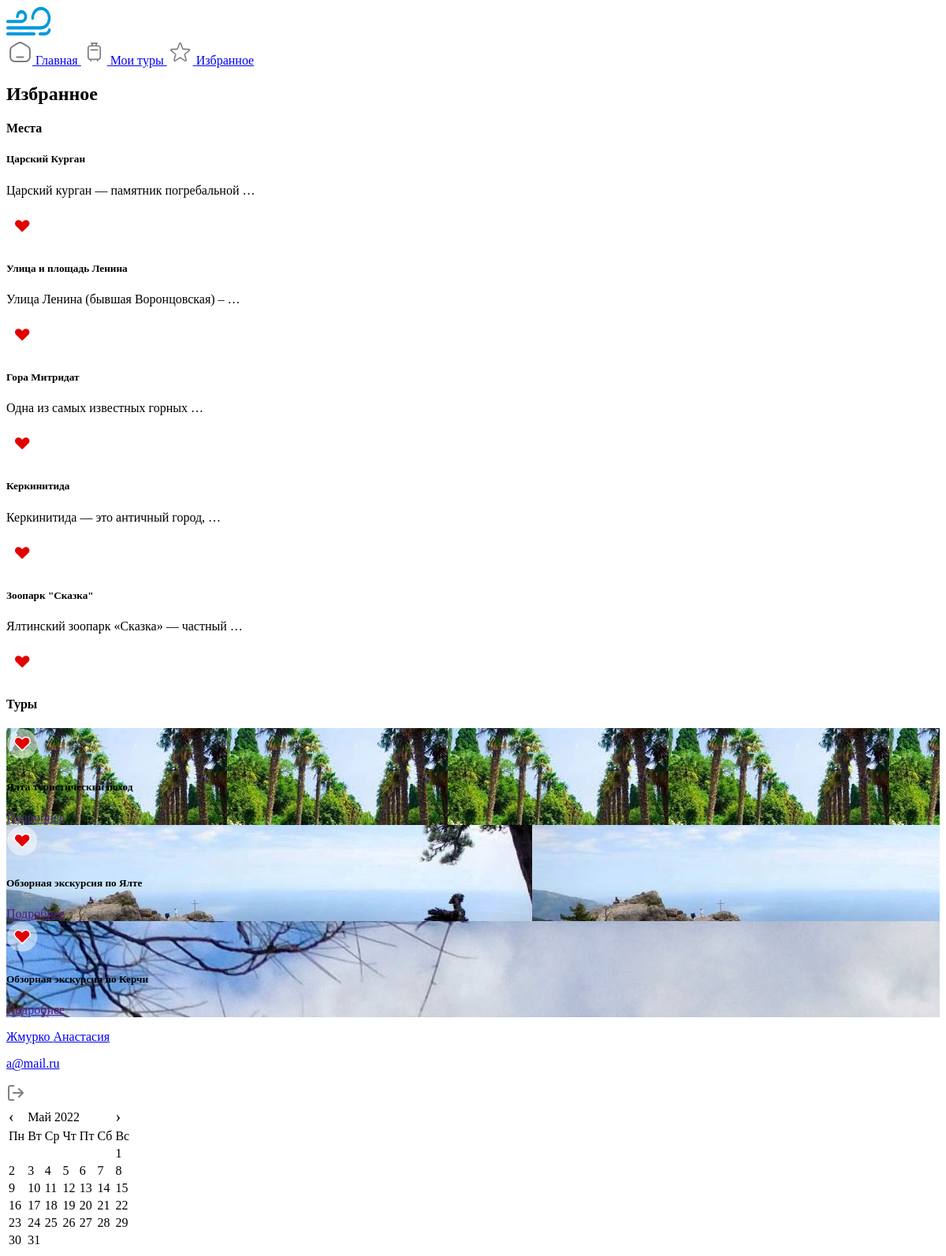
The app's page /users/favourite/ (signed in), older data.
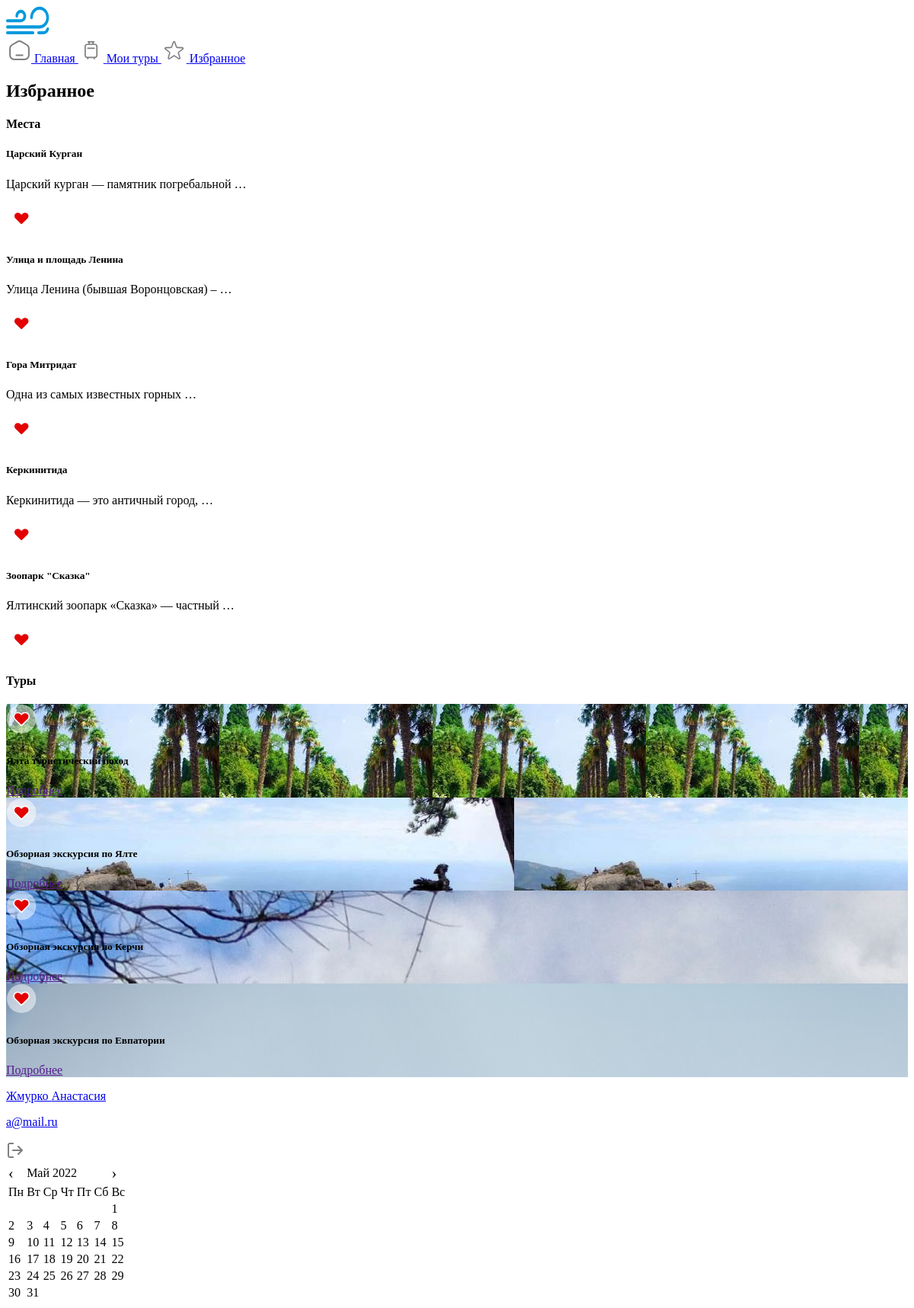
The same page, newer data.
### place/models.py (models this page shows, shortened)
class FavouritePlace(models.Model):
    user = models.ForeignKey(MyUser, on_delete=models.CASCADE, verbose_name='Пользователь')
    place = models.ForeignKey(Place, on_delete=models.CASCADE, verbose_name='Места')

class Place(models.Model):
    class Meta:
        verbose_name = 'Место'
        verbose_name_plural = 'Место'
    title = models.CharField(max_length=255, verbose_name='Место')
    description = models.TextField(verbose_name='Описание', blank=True, null=True)
    address = models.TextField(verbose_name='Адрес', blank=True, null=True)
    coordinates = models.TextField(verbose_name='Координаты')
    price = models.FloatField(verbose_name='Цена', blank=True, null=True)
    city = models.ForeignKey(City, verbose_name='Город', on_delete=models.CASCADE, blank=True, null=True)
    district = models.ForeignKey(District, on_delete=models.CASCADE, verbose_name='Район')
    season = models.ForeignKey(Season, on_delete=models.CASCADE, verbose_name='Сезон')
    tag = models.ManyToManyField(Tag, verbose_name='Теги', blank=True)
    type = models.ForeignKey(TypePlace, verbose_name='Тип места', on_delete=models.CASCADE)
    contact = models.ForeignKey(Contact, on_delete=models.SET_NULL, verbose_name='Контакты', null=True, blank=True)
    image = models.ManyToManyField(Image, verbose_name='Изображения', blank=True)
    def one_image(self):
        return self.image.all()[0]

class Image(models.Model):
    class Meta:
        verbose_name = 'Изображение'
        verbose_name_plural = 'Изображение'
    img = models.ImageField(upload_to="place_image/", verbose_name="Изображение")
    title = models.CharField(max_length=255, verbose_name='Название')
    description = models.TextField(verbose_name='Описание', blank=True, null=True)

### trip/models.py (models this page shows, shortened)
class FavouriteTrip(models.Model):
    user = models.ForeignKey(MyUser, on_delete=models.CASCADE, verbose_name='Пользователь')
    trip = models.ForeignKey(Trip, on_delete=models.CASCADE, verbose_name='Маршруты')

class Trip(models.Model):
    class Meta:
        verbose_name = 'Тур'
        verbose_name_plural = 'Тур'
    title = models.CharField(max_length=255, verbose_name='Маршрут')
    description = models.TextField(verbose_name='Описание', blank=True, null=True)
    place = models.ManyToManyField(Place, verbose_name='Места')
    def image(self):
        i = random.randint(0, self.place.filter(image__isnull=False).distinct().count() - 1)
        return self.place.filter(image__isnull=False).distinct()[i].image.all()[0]

### users/models.py (models this page shows, shortened)
class MyUser(AbstractBaseUser):
    email = models.EmailField(
        verbose_name='E-mail',
        max_length=255,
        unique=True,
    )
    name = models.CharField(max_length=255, blank=True, null=True, verbose_name="Имя")
    last_name = models.CharField(max_length=255, blank=True, null=True, verbose_name="Фамилия")
    fathername = models.CharField(max_length=255, blank=True, null=True, verbose_name="Отчество")
    image = models.FileField(upload_to='user/', verbose_name='Аватар')
    is_active = models.BooleanField(default=True)
    is_admin = models.BooleanField(default=False)
    objects = MyUserManager()
    USERNAME_FIELD = 'email'

### users/views.py (the view, shortened to what this page needs)
# urls.py: path('favourite/', favourite, name='favourite'),
@login_required()
def favourite(request):
    title = 'Избранное'
    trips = FavouriteTrip.objects.all()
    return render(request=request, template_name='users/favourite.html',
                  context={'places': get_paginated_page(request, FavouritePlace.objects.all(), 5),
                           'trips': trips, 'title': title})

### users/views.py (called while the page is built)
def get_paginated_page(request, objects, number=10):
    current_page = Paginator(objects, number)
    page = request.GET.get('page') if request.method == 'GET' else request.POST.get('page')
    try:
        return current_page.page(page)
    except PageNotAnInteger:
        return current_page.page(1)
    except EmptyPage:
        return current_page.page(current_page.num_pages)

### templates/users/favourite.html (shortened to what this page needs)
<!DOCTYPE html>
<html lang="en">
<head>
    <link rel="stylesheet/less" type="text/css" href="/static/fonts/static/font.css">
    <link rel="stylesheet/less" type="text/css" href="/static/css/user/style.less">
</head>
<body>
<div class="user-content max-content">
    <div class="left-sidebar">
        <a href="{% url 'front' %}"><img src="/static/img/user/logo.svg" alt=""></a>
        <div class="menu">
            <a href="{% url 'user' %}">
                Главная
            </a>
            <a href="{% url 'user_trips' %}">
                Мои туры
            </a>
            <a href="{% url 'favourite' %}" class="active">
                Избранное
            </a>
        </div>
    </div>
    <div class="content">
        <h2>Избранное</h2>
        <div class="top-places">
            <h4>Места</h4>
            {% include 'users/place_list_like.html' %}
        </div>
        {% if trips.count %}
            <div class="top-trips">
                <h4>Туры</h4>
                <div>
                    {% for item in trips %}
                        <div class="block-trip" style="background-image: url('{{ item.trip.image.img.url }}')">
                            <div class="like">
                                {% if item.trip.favouritetrip_set.count != 0 %}
                                    <img onclick="CheckFavouriteTrip(this, {{ item.trip.id }})"
                                         src="/static/img/front/like-active.svg" alt=""
                                         height="40px">
                                {% else %}
                                    <img onclick="CheckFavouriteTrip(this, {{ item.trip.id }})"
                                         src="/static/img/front/like.svg" alt="">
                                {% endif %}
                            </div>
                            <div class="block-content-trip">
                                <h5>{{ item.trip.title }}</h5>
                                <div class="place-action">
                                    <a href="">
                                        Подробнее
                                    </a>
                                </div>
                            </div>
                        </div>
                    {% endfor %}
                </div>
            </div>
        {% endif %}
    </div>
    <div class="right-sidebar">
        <div class="user-icon-profile">
            <a href="{% url 'user_profile' %}">
                <div class="name-logo">
                    <p class="name">{{ user.last_name }} {{ user.name }}</p>
                    <p class="login">{{ user.email }}</p>
                </div>
            </a>
            <a href="{% url 'logout_user' %}"><img src="/static/img/user/exit.png" alt=""></a>
        </div>
        <div class="calendar">
            <table id="calendar2">
                <thead>
                <tr>
                    <td style="font-size: 20px">‹</td>
                    <td colspan="5"></td>
                    <td style="font-size: 20px">›</td>
                </tr>
                <tr>
                    <td>Пн</td>
                    <td>Вт</td>
                    <td>Ср</td>
                    <td>Чт</td>
                    <td>Пт</td>
                    <td>Сб</td>
                    <td>Вс</td>
                </tr>
                </thead>
                <tbody>
                </tbody>
            </table>
        </div>
    </div>
</div>
</body>
</html>

### templates/users/place_list_like.html (shortened to what this page needs)
<div class="like-place places-pagination">
    {% load bootstrap_pagination from bootstrap3 %}
    {% for item in places %}
        <div class="block-place">
            <div class="text">
                <h5>{{ item.place.title }}</h5>
                <p>{{ item.place.description|truncatewords:5 }}</p>
            </div>
            <div class="action-row-like">
                {% if item.place.favouriteplace_set.count != 0 %}
                    <img onclick="CheckFavouritePlace(this, {{ item.place.id }})"
                         src="/static/img/front/like-active.svg" alt="" height="40px">
                {% else %}
                    <img onclick="CheckFavouritePlace(this, {{ item.place.id }})"
                         src="/static/img/front/like.svg" alt="" height="40px">
                {% endif %}
            </div>
        </div>
    {% endfor %}
</div>

Row changes from the older to the newer data that the page shows:
added FavouriteTrip: trip.image.img (picture), trip "Обзорная экскурсия по Евпатории"
